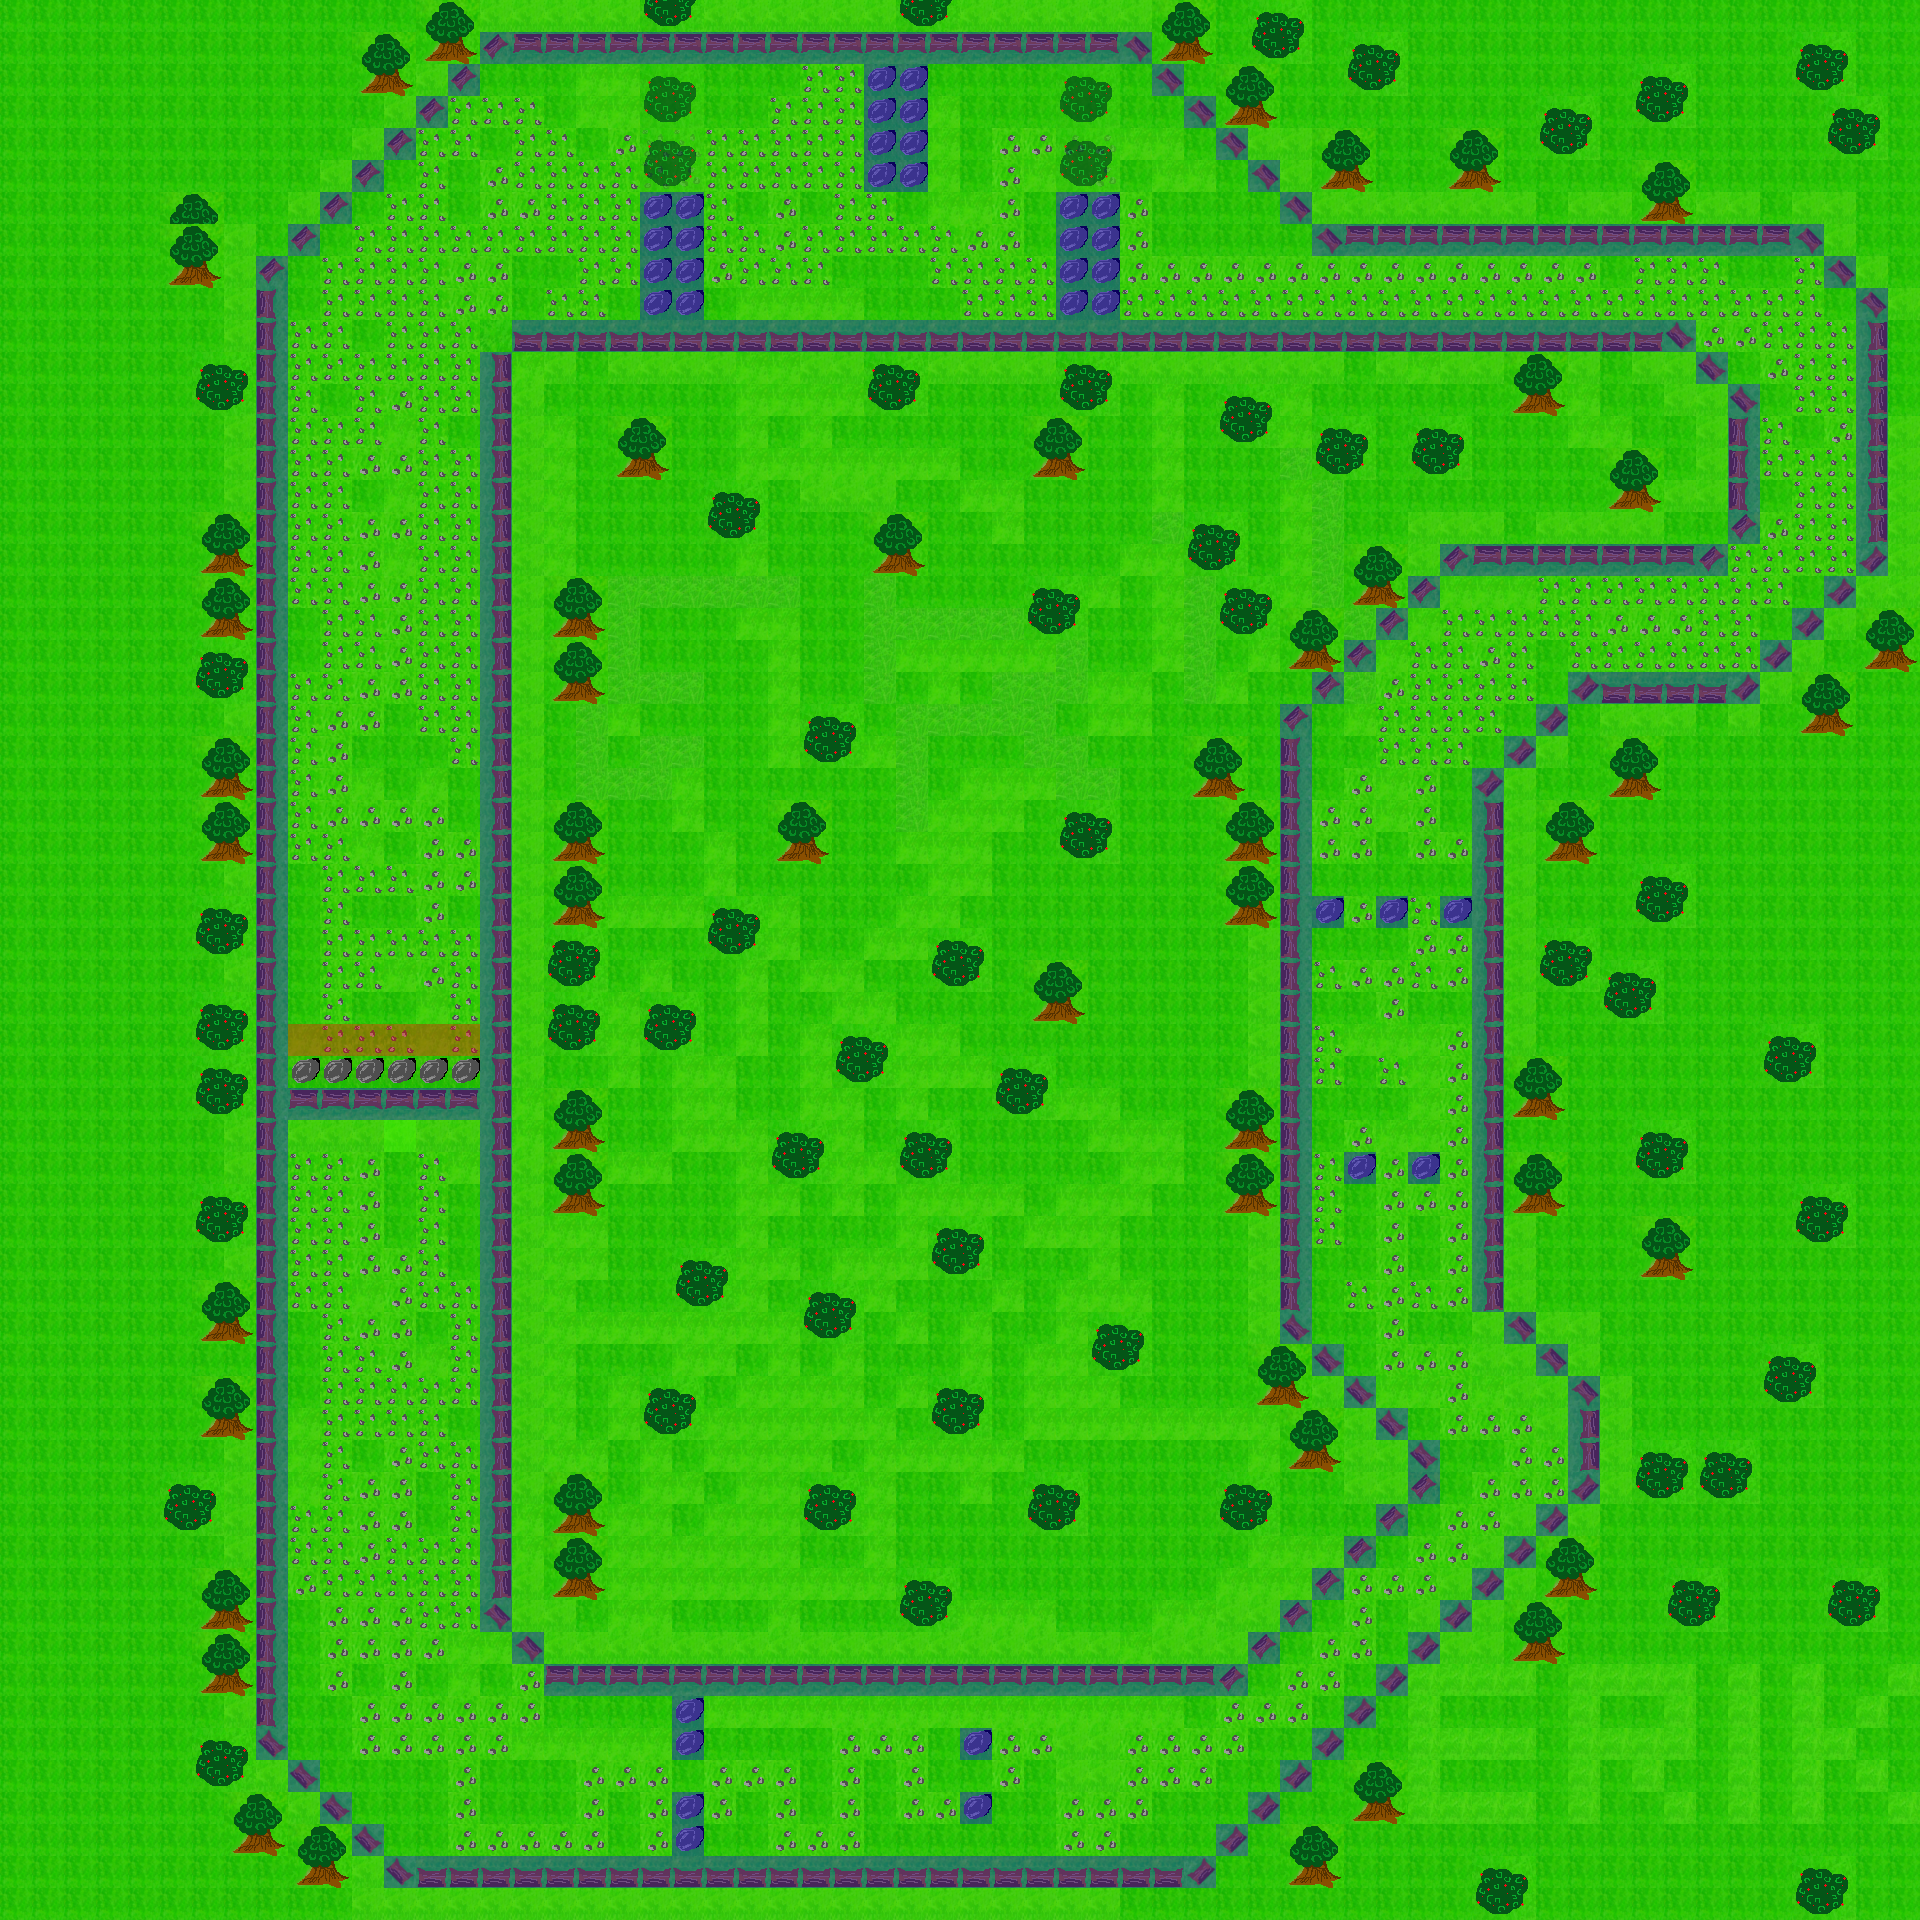

Tiled map render using the project's own tile images. Description and the map definition, with tile-layer contents summarised, below:
An orthogonal 60x60 tile map with 32x32 px tiles, 4 tile layers (fondo, objetos, techo, colision), 3 tilesets and 2 objects (partida, termina).

<map version="1.0" orientation="orthogonal" width="60" height="60" tilewidth="32" tileheight="32">
 <properties>
  <property name="thumbnail" value="bosque_thum.png" />
  <property name="tipo" value="carrera" />
 </properties>
 <tileset firstgid="1" name="complementos" tilewidth="32" tileheight="32">
  <image source="complementos.png" width="256" height="256" />
 </tileset>
 <tileset firstgid="65" name="patron_juego" tilewidth="32" tileheight="32">
  <image source="patron_juego.png" width="129" height="32" />
  <tile id="0">
   <properties>
    <property name="tipo" value="obstaculo" />
   </properties>
  </tile>
  <tile id="1">
   <properties>
    <property name="tipo" value="obstaculo" />
   </properties>
  </tile>
  <tile id="2">
   <properties>
    <property name="tipo" value="finaliza" />
   </properties>
  </tile>
  <tile id="3">
   <properties>
    <property name="tipo" value="inicio" />
   </properties>
  </tile>
 </tileset>
 <tileset firstgid="69" name="complementos" tilewidth="32" tileheight="32">
  <image source="complementos.png" width="256" height="256" />
 </tileset>
 <layer name="fondo" width="60" height="60">
  <data>[3600 cells, 3600 non-empty, 24 distinct tile ids]</data>
 </layer>
 <layer name="objetos" width="60" height="60">
  <data>[3600 cells, 685 non-empty, 14 distinct tile ids]</data>
 </layer>
 <layer name="techo" width="60" height="60" opacity="0.76">
  <data>[3600 cells, 16 non-empty, 4 distinct tile ids]</data>
 </layer>
 <layer name="colision" width="60" height="60" opacity="0.36">
  <data>[3600 cells, 376 non-empty, 3 distinct tile ids]</data>
 </layer>
 <objectgroup name="objetos" width="60" height="60">
  <object name="partida" type="partida" x="321" y="1123" width="126" height="29">
   <properties>
    <property name="angulo" value="90" />
   </properties>
  </object>
  <object name="termina" type="termina" x="318" y="1021" width="131" height="34" />
 </objectgroup>
</map>
